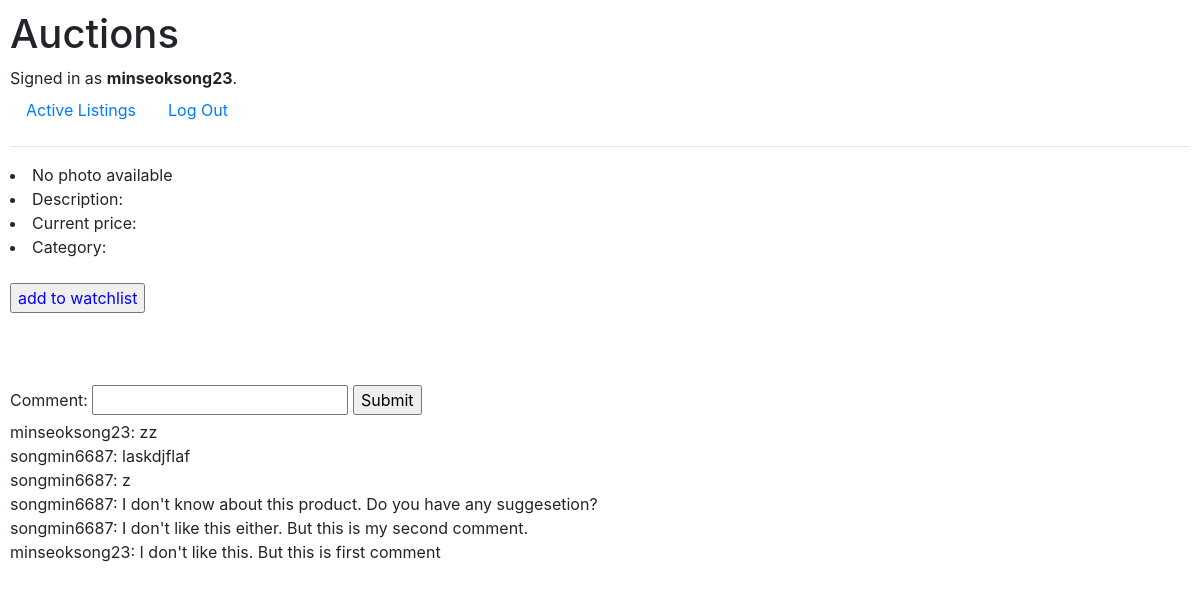
Screenshot of /watchlist (signed in) with the database file from the repository.
### auctions/models.py (models this page shows)
class User(AbstractUser):
    pass

class Comment(models.Model):
    listing = models.ForeignKey(Listing, on_delete=models.CASCADE, related_name="item_for_comment")
    commenter = models.ForeignKey(User, on_delete=models.CASCADE, related_name="commenter")
    body = models.CharField(max_length=300)

### auctions/views.py (the view, shortened to what this page needs)
# urls.py: path("<str:item>", views.item, name="item"),
def item(request, item):
    return render(request, "auctions/item.html", {
        "item": Listing.objects.filter(title=item).first(),
        "comments": Comment.objects.all()
    })

### auctions/templates/auctions/item.html (shortened to what this page needs)
{% extends "auctions/layout.html" %}
{% block body %}
{% if not item.url %}
<li>No photo available</li>
{% else %}
<img src="{{ item.url }}" width = "600">
{% endif %}
<li>Description: <{{ item.description }}/li>
<li>Current price: {{ item.starting_bid }}</li>
<li>Category: {{ item.category }}</li>
<form action="{% url 'watchlist' %} method="post">
<br>
    <input type="submit" value="add to watchlist" style="color:blue">
<br><br>
<br><br>
<form action="{% url 'item' item.title %}" method="post">
    <label for="comment">Comment:</label>
    <input id="comment" name="body" type="text">
    <input type="submit">
{% for comment in comments reversed %}
<div>
    {{ comment.commenter }}: {{ comment.body }}
</div>
{% endfor %}
{% endblock %}

### auctions/templates/auctions/layout.html (shortened to what this page needs)
{% load static %}
<!DOCTYPE html>
<html lang="en">
    <head>
        <link rel="stylesheet" href="https://stackpath.bootstrapcdn.com/bootstrap/4.4.1/css/bootstrap.min.css">
        <link href="{% static 'auctions/styles.css' %}" rel="stylesheet">
    </head>
    <body>
        <h1>Auctions</h1>
        <div>
            {% if user.is_authenticated %}
                Signed in as <strong>{{ user.username }}</strong>.
            {% else %}
                Not signed in.
            {% endif %}
        </div>
        <ul class="nav">
            <li class="nav-item">
                <a class="nav-link" href="{% url 'index' %}">Active Listings</a>
            </li>
            {% if user.is_authenticated %}
                <li class="nav-item">
                    <a class="nav-link" href="{% url 'logout' %}">Log Out</a>
                </li>
            {% endif %}
        </ul>
        <hr>
        {% block body %}
        {% endblock %}
    </body>
</html>

### auctions/static/auctions/styles.css (style rules this page uses)
body { padding: 10px; }

### rows the page displays
User: username "minseoksong23"
Comment: commenter "minseoksong23", body "zz"
Comment: commenter "songmin6687", body "laskdjflaf"
Comment: commenter "songmin6687", body "z"
Comment: commenter "songmin6687", body "I don't know about this product. Do you have any suggesetion?"
Comment: commenter "songmin6687", body "I don't like this either. But this is my second comment."
Comment: commenter "minseoksong23", body "I don't like this. But this is first comment"
